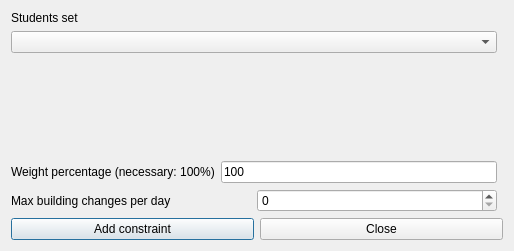
<?xml version="1.0" encoding="UTF-8"?>
<ui version="4.0">
 <class>AddConstraintStudentsSetMaxBuildingChangesPerDayForm_template</class>
 <widget class="QDialog" name="AddConstraintStudentsSetMaxBuildingChangesPerDayForm_template">
  <property name="geometry">
   <rect>
    <x>0</x>
    <y>0</y>
    <width>514</width>
    <height>251</height>
   </rect>
  </property>
  <property name="windowTitle">
   <string extracomment="This is the title of the dialog to add a new constraint of this type">Add students set max building changes per day</string>
  </property>
  <layout class="QGridLayout">
   <item row="4" column="0" colspan="2">
    <layout class="QHBoxLayout">
     <item>
      <widget class="QPushButton" name="addConstraintPushButton">
       <property name="text">
        <string>Add constraint</string>
       </property>
      </widget>
     </item>
     <item>
      <widget class="QPushButton" name="closePushButton">
       <property name="text">
        <string>Close</string>
       </property>
      </widget>
     </item>
    </layout>
   </item>
   <item row="0" column="0">
    <layout class="QVBoxLayout">
     <item>
      <widget class="QLabel" name="studentsTextLabel">
       <property name="frameShape">
        <enum>QFrame::NoFrame</enum>
       </property>
       <property name="frameShadow">
        <enum>QFrame::Plain</enum>
       </property>
       <property name="text">
        <string>Students set</string>
       </property>
       <property name="wordWrap">
        <bool>false</bool>
       </property>
      </widget>
     </item>
     <item>
      <widget class="QComboBox" name="studentsComboBox">
       <property name="editable">
        <bool>false</bool>
       </property>
       <property name="insertPolicy">
        <enum>QComboBox::NoInsert</enum>
       </property>
       <property name="duplicatesEnabled">
        <bool>false</bool>
       </property>
      </widget>
     </item>
    </layout>
   </item>
   <item row="2" column="0">
    <layout class="QHBoxLayout">
     <item>
      <widget class="QLabel" name="weightTextLabel">
       <property name="frameShape">
        <enum>QFrame::NoFrame</enum>
       </property>
       <property name="frameShadow">
        <enum>QFrame::Plain</enum>
       </property>
       <property name="text">
        <string>Weight percentage (necessary: 100%)</string>
       </property>
       <property name="wordWrap">
        <bool>false</bool>
       </property>
      </widget>
     </item>
     <item>
      <widget class="QLineEdit" name="weightLineEdit">
       <property name="text">
        <string notr="true">100</string>
       </property>
      </widget>
     </item>
    </layout>
   </item>
   <item row="3" column="0">
    <layout class="QHBoxLayout">
     <item>
      <widget class="QLabel" name="textLabel1">
       <property name="text">
        <string>Max building changes per day</string>
       </property>
       <property name="wordWrap">
        <bool>false</bool>
       </property>
      </widget>
     </item>
     <item>
      <widget class="QSpinBox" name="maxChangesSpinBox"/>
     </item>
    </layout>
   </item>
   <item row="1" column="0">
    <spacer name="spacer1">
     <property name="orientation">
      <enum>Qt::Vertical</enum>
     </property>
     <property name="sizeType">
      <enum>QSizePolicy::Expanding</enum>
     </property>
     <property name="sizeHint" stdset="0">
      <size>
       <width>20</width>
       <height>21</height>
      </size>
     </property>
    </spacer>
   </item>
  </layout>
 </widget>
 <layoutdefault spacing="6" margin="11"/>
 <resources/>
 <connections/>
</ui>
